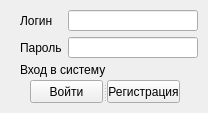
<?xml version="1.0" encoding="UTF-8"?>
<ui version="4.0">
 <class>Win_reg</class>
 <widget class="QWidget" name="Win_reg">
  <property name="geometry">
   <rect>
    <x>0</x>
    <y>0</y>
    <width>208</width>
    <height>113</height>
   </rect>
  </property>
  <property name="minimumSize">
   <size>
    <width>208</width>
    <height>113</height>
   </size>
  </property>
  <property name="maximumSize">
   <size>
    <width>208</width>
    <height>113</height>
   </size>
  </property>
  <property name="windowTitle">
   <string>Вход</string>
  </property>
  <widget class="QWidget" name="layoutWidget">
   <property name="geometry">
    <rect>
     <x>20</x>
     <y>10</y>
     <width>178</width>
     <height>48</height>
    </rect>
   </property>
   <layout class="QFormLayout" name="formLayout">
    <item row="0" column="0">
     <widget class="QLabel" name="label">
      <property name="text">
       <string>Логин</string>
      </property>
     </widget>
    </item>
    <item row="0" column="1">
     <widget class="QLineEdit" name="user_login"/>
    </item>
    <item row="1" column="0">
     <widget class="QLabel" name="label_2">
      <property name="text">
       <string>Пароль</string>
      </property>
     </widget>
    </item>
    <item row="1" column="1">
     <widget class="QLineEdit" name="user_password"/>
    </item>
   </layout>
  </widget>
  <widget class="QLabel" name="response_to_user">
   <property name="geometry">
    <rect>
     <x>20</x>
     <y>60</y>
     <width>171</width>
     <height>20</height>
    </rect>
   </property>
   <property name="layoutDirection">
    <enum>Qt::RightToLeft</enum>
   </property>
   <property name="text">
    <string>Вход в систему</string>
   </property>
  </widget>
  <widget class="QSplitter" name="splitter">
   <property name="geometry">
    <rect>
     <x>30</x>
     <y>80</y>
     <width>150</width>
     <height>23</height>
    </rect>
   </property>
   <property name="orientation">
    <enum>Qt::Horizontal</enum>
   </property>
   <widget class="QPushButton" name="login_button">
    <property name="text">
     <string>Войти</string>
    </property>
   </widget>
   <widget class="QPushButton" name="register_button">
    <property name="text">
     <string>Регистрация</string>
    </property>
   </widget>
  </widget>
 </widget>
 <resources/>
 <connections/>
</ui>
